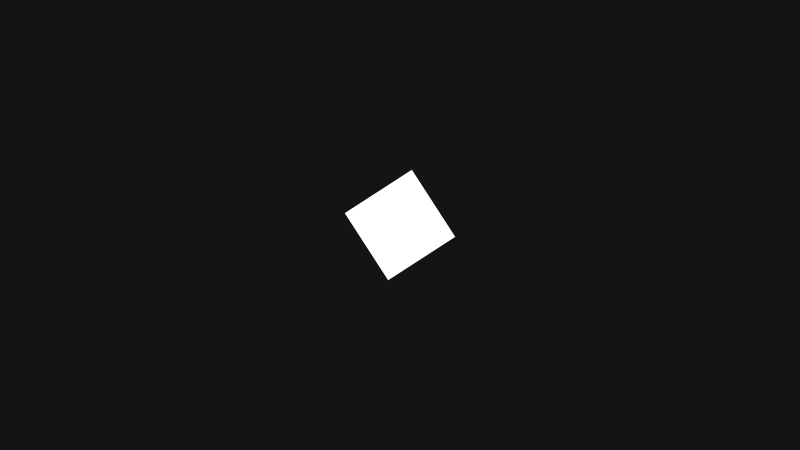
Frame 1 (no input)
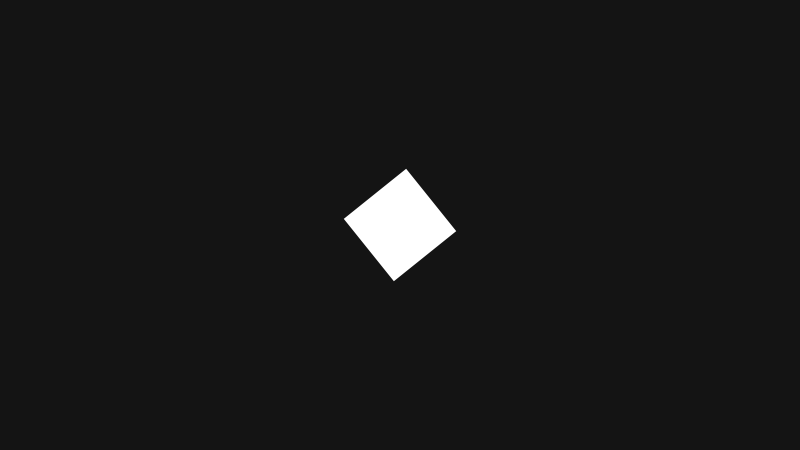
Frame 60 (the mouse pressed at the canvas centre just before this capture)
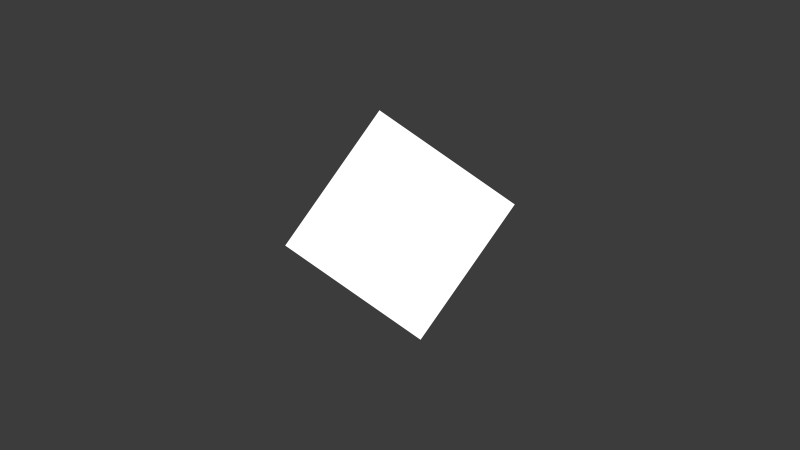
Frame 120 (the mouse held since frame 60 and released just before this capture)

The Processing sketch that drew these frames (run headless with seeded random() and noise(); from frame 60 on, the mouse is pressed at the canvas centre):

// Processing sketch: Rotate
// ── Rotate.pde
/**
 * Rotate.
 * 
 * Rotating a square around the Z axis.
 * The rotation speed and size are controlled by the mouse.
 */

float angle;
float jitter;

void setup() {
  size(800, 450);
  noStroke();
  fill(255);
  rectMode(CENTER);
}

void draw() {

  // El fondo cambia según la posición vertical del mouse
  float bg = map(mouseY, 0, height, 20, 100);
  background(bg);

  // Durante los segundos pares se genera movimiento aleatorio
  if (second() % 2 == 0) {
    jitter = random(-0.1, 0.1);
  }

  // La velocidad depende de la posición horizontal del mouse
  float speed = map(mouseX, 0, width, -0.08, 0.08);

  angle = angle + speed + jitter;

  // Calculamos la rotación
  float c = cos(angle);

  translate(width/2, height/2);

  rotate(c);

  // El tamaño depende del mouseY
  float size = map(mouseY, 0, height, 80, 250);

  rect(0, 0, size, size);
}
